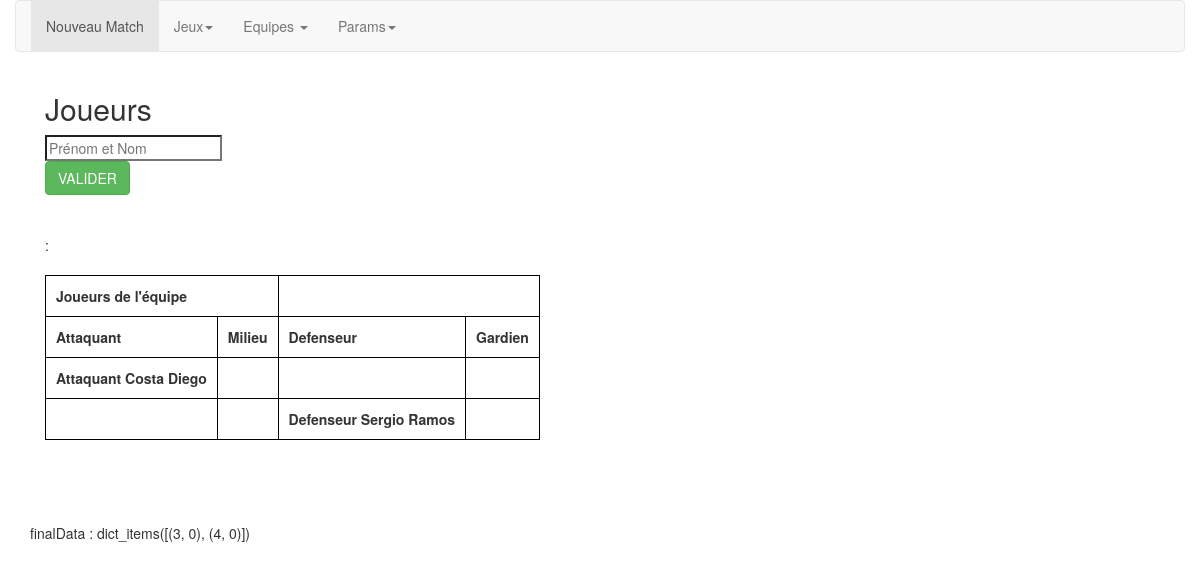
The app's page /Equipes/JoueursCree/ (signed in) with its own data.
### Equipes/models.py (models this page shows)
class Player(models.Model):
    lastName = models.CharField(max_length=256)
    firstName = models.CharField(max_length=256)
    heigth = models.IntegerField()
    weight = models.IntegerField()
    VMA = models.IntegerField()
    placeOnField = models.CharField(max_length=256)
    globalScore = models.IntegerField()
    team = models.ForeignKey(Team, on_delete=models.CASCADE)
    birth = models.DateField()

### Equipes/views.py (the view, shortened to what this page needs)
def JoueursCree(request):
    idUser = request.user.id
    idTeam = CoachParams.objects.get(user=idUser).currentTeam.id
    idListPlayer = [ player.id for player in Player.objects.filter(team=idTeam)]
    idGroupList = [ x.id for x in Group.objects.filter(player__in=idListPlayer)]
    idGameList = list(Counter([ x.game.id for x in Group.objects.filter(id__in=idGroupList)]).keys())
    idGameModelList = [x.gameModel.id for x in Game.objects.filter(id__in=idGameList)]
    L=[]
    i=0
    for idGameModel in idGameModelList:
        U=[]
        U.append(str(Game.objects.get(id=idGameList[i]).dateGame))
        for x in get_boolean_field_values(GameModel.objects.get(id=idGameModel)):
            U.append(x)
        L.append(U)
        i+=1
    listIdGroup = []
    for idGame in idGameList:
        F=[]
        for idGroup in idGroupList:
            if (int(Group.objects.get(id=idGroup).game.id) == idGame):
                F.append(idGroup)
        listIdGroup.append(F)
    ListePlayerId = []
    for liste in listIdGroup:
        O = []
        for idGroup in liste:
            O.append(PlayerInGroup(idGroup))
        ListePlayerId.append(O)
    ListePlayerIdConcatene = []
    for liste in ListePlayerId:
        P=[]
        for listeGroupId in liste:
            for playerId in listeGroupId:
                P.append(playerId)
        ListePlayerIdConcatene.append(P)
    DateGame = [str(Game.objects.get(id=idGame).dateGame) for idGame in idGameList ]
    zipDateGame_ListePlayerIdConcatene = zip(DateGame,ListePlayerIdConcatene)
    data = {}
    for date,liste in zipDateGame_ListePlayerIdConcatene:
        data2 = {}
        data2[date] = liste
        try:
            data[date] = data[date] + data2[date]
        except:
            data[date] = data2[date]
    finalData = {}
    for idPlayer in idListPlayer:
        presence = 0
        for date,liste in data.items():
            if idPlayer in liste:
                presence += 1
        finalData[idPlayer] =  len(list(data.keys())) - int(presence)
    idJoueur = -1
    firstName_lastName = ''
    firstName = ''
    lastName = ''
    weight = ''
    VMA =''
    heigth = ''
    placeOnField = ''
    Remarques = ''
    AfficheJoueurs = Player
    Date_de_naissance = ''
    objectJoueur = ''
    ok=''
    age=''
    idUser = request.user.id
    currentTeamId = CoachParams.objects.get(user=idUser).currentTeam.id
    idListPlayer = [ player.id for player in Player.objects.filter(team=currentTeamId)]
    firstNameListPlayer = [ player.firstName for player in Player.objects.filter(team=currentTeamId)]
    lastNameListPlayer = [ player.lastName for player in Player.objects.filter(team=currentTeamId)]
    postListPlayer = [ player.placeOnField for player in Player.objects.filter(team=currentTeamId)]
    idfNlNp = zip(idListPlayer,firstNameListPlayer,lastNameListPlayer,postListPlayer)
    firstName_lastName_concat = [str(player.firstName) + " " + str(player.lastName) for player in Player.objects.filter(team=currentTeamId) ]
    idListPlayer = [ player.id for player in Player.objects.filter(team=currentTeamId)]
    taille=1
    zipRankingNumberIdgameIdgamemodel = ''
    zipRankingNumberIdgameIdgamemodel2 = ''
    score = 0
    scoreGoalKeeperYes = 0
    scoreGoalKeeperNo = 0
    scoreOffLineYes = 0
    scoreOffLineNo = 0
    scoreSynthetiqueDry = 0
    scoreSynthetiqueWet = 0
    scoreStabiliseDry = 0
    scoreStabiliseWet = 0
    scoreGrassDry = 0
    scoreGrassWet = 0
    scoreOtherField = 0
    scoreGoal11 = 0
    scoreGoal7 = 0
    scoreGoalEmbut = 0
    scoreGoalNone = 0
    scoreGoalOther = 0
    scoreTB1_3 = 0
    scoreTB_2 = 0
    scoreTB_free = 0
    scoreGoalSmall = 0
    chartPie = ''
    Players = Player.objects.all()
    persons = []
    for player in Players:
        data = {}
        data['name']=str(str(player.firstName)+" "+str(player.lastName))
        persons.append(data)
    return render(request, 'JoueursCrees.html', {
        'chartPie':chartPie,
        'finalData':finalData.items(),
        'idJoueur': idJoueur,
        'firstName_lastName_concat':firstName_lastName_concat,
        'idfNlNp':idfNlNp,
        'objectJoueur' : objectJoueur, 'firstName':firstName ,'lastName':lastName, 'weight' : weight, 'VMA' : VMA,'heigth' : heigth,'placeOnField' : placeOnField, 'Date_de_naissance' : Date_de_naissance,'Remarques' : Remarques,
        'scoreGoalKeeperYes':scoreGoalKeeperYes,
        'scoreGoalSmall':scoreGoalSmall,
        'scoreTB_free':scoreTB_free,
        'scoreTB_2':scoreTB_2,
        'scoreTB1_3':scoreTB1_3,
        'scoreGoalOther':scoreGoalOther,
        'scoreGoalNone':scoreGoalNone,
        'scoreGoalEmbut':scoreGoalEmbut,
        'scoreGoal7':scoreGoal7,
        'scoreGoal11':scoreGoal11,
        'scoreOtherField':scoreOtherField,
        'scoreGrassWet':scoreGrassWet,
        'scoreGrassDry':scoreGrassDry,
        'scoreStabiliseWet':scoreStabiliseWet,
        'scoreStabiliseDry':scoreStabiliseDry,
        'scoreSynthetiqueWet':scoreSynthetiqueWet,
        'scoreSynthetiqueDry':scoreSynthetiqueDry,
        'scoreOffLineNo':scoreOffLineNo,
        'scoreOffLineYes':scoreOffLineYes,
        'scoreGoalKeeperNo':scoreGoalKeeperNo,
        'zipRankingNumberIdgameIdgamemodel':zipRankingNumberIdgameIdgamemodel2 ,
        'score':score/taille,
        'persons':persons})

### Equipes/views.py (called while the page is built)
def get_boolean_field_values(model_instance) -> list:
    if not model_instance:
        return None
    listTrueAttribute = []
    data = {}
    for field in model_instance._meta.get_fields():
        if isinstance(field, models.BooleanField):
            data[field.name] = getattr(model_instance, field.name)
            if getattr(model_instance, field.name):
                listTrueAttribute.append(field.name)
    return listTrueAttribute

def PlayerInGroup(idGroup)->list:
    return  [player.id for player in Player.objects.filter(groups=idGroup)]

### Equipes/templates/JoueursCrees.html (shortened to what this page needs)
<!DOCTYPE html>
<html lang="en">
    <head>
<link href="//netdna.bootstrapcdn.com/bootstrap/3.0.0/css/bootstrap.min.css" rel="stylesheet" id="bootstrap-css">
    </head>
    <body>
        <div class="container">
            <div class="row">
                <nav class="navbar navbar-default" role="navigation">
            <div class="collapse navbar-collapse" id="bs-example-navbar-collapse-1">
              <ul class="nav navbar-nav">
                <li class="active"><a href="/NouveauMatch/">Nouveau Match</a></li>
                <li class="dropdown">
                    <a href="#" class="dropdown-toggle" data-toggle="dropdown">Jeux<b class="caret"></b></a>
                <li class="dropdown">
                  <a href="#" class="dropdown-toggle" data-toggle="dropdown">Equipes <b class="caret"></b></a>
                </li>
                <li class="dropdown">
                    <a href="#" class="dropdown-toggle" data-toggle="dropdown">Params<b class="caret"></b></a>
                  </li>
              </ul>
            </div>
            </nav>
        </div>
<div class="container">
    {% if heigth != '' %}
        {% for id,abscence in finalData %}
            {% if id == idJoueur %} <h2>{{firstName}} {{lastName}} </h2>( {{abscence}} absence sur les matchs te {{presence}}) </h2> {% endif %}
        {% endfor %}
    {% else %}
      <h2>Joueurs</h2>
    {% endif %}
</div>
<div class="container">
    <form method='POST'>
        {% if heigth == '' %}
            <div>
                <input autocomplete="off" id="searchInput" name="firstName_lastName" placeholder="Prénom et Nom" type="search">
                <suggestion id="suggestions"></suggestion><br>
                <input type="submit" name="statPlayer" class="btn btn-success" value="VALIDER">
            </div><br><br>
            <div>
        <b>{{post}}</b> : {{firstName}} {{lastName}}<br><br>
    <table>
        <thead>
            <tr>
                <th colspan="2">Joueurs de l'équipe </th>
            </tr>
        </thead>
        <tbody>
            <tr>
                <td><b>Attaquant</b></td>
                <td><b>Milieu</b></td>
                <td><b>Defenseur</b></td>
                <td><b>Gardien</b></td>
            </tr>
            {% for id,firstName,lastName,post in idfNlNp %}
            <tr>
                {% if post == 'Attaquant' %} <td><b> {{post}} {{firstName}} {{lastName}}</b></td> {% else %} <td></td> {% endif %}
                {% if post == 'Milieu' %} <td><b>{{post}} {{firstName}} {{lastName}}</b></td>{% else %} <td></td>{% endif %}
                {% if post == 'Defenseur' %} <td><b>{{post}} {{firstName}} {{lastName}}</b></td>{% else %} <td></td>{% endif %}
                {% if post == 'Gardien' %} <td><b>{{post}} {{firstName}} {{lastName}}</b></td>{% else %} <td></td>{% endif %}
            </tr>
            {% endfor %}
    </table>
            </div>
        {% endif %}
    </form>
    <br><br>
    </div>
</body>
</html>
finalData : {{finalData}}

### Equipes/templates/JoueursCrees.html (style rules this page uses)
table, th, td { padding: 10px; border: 1px solid black; border-collapse: collapse; }

### records on screen
Player: idfNlNp "Attaquant", idfNlNp "Costa", idfNlNp "Diego"
Player: idfNlNp "Defenseur", idfNlNp "Sergio", idfNlNp "Ramos"

### other values on screen
{{ finalData }} "dict_items([(3, 0), (4, 0)])"
